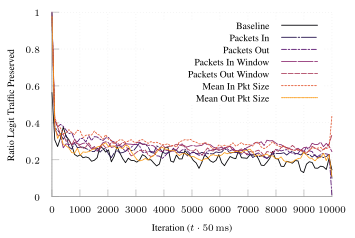

The gnuplot source for this figure:
set terminal tikz standalone color size 9cm,6cm font '\scriptsize' preamble '\usepackage{microtype} \usepackage{times} \usepackage[T1]{fontenc} \usepackage{siunitx}\sisetup{detect-all}'
set output "ftprep-tcp-good-3.tex"

load "parula.pal"

set style line 102 lc rgb '#a0a0a0' lt 1 lw 1
set border ls 102
set colorbox border 102
set key textcolor rgb "black"
set tics textcolor rgb "black"
set label textcolor rgb "black"

set border 3
set grid x y
set xtics nomirror
set ytics nomirror

#set key autotitle columnhead
set datafile separator ","

set xlabel "Iteration ($t \\cdot{} \\SI{50}{\\milli\\second}$)"
set ylabel "Ratio Legit Traffic Preserved"

set yrange [0.0:1.0]
set key inside bottom right

plot '../results/baseline-2-avg-ng.csv' u 1:3 w lines smooth sbezier title "Baseline", \
     '../results/ft-tcp-f8-avg.csv' u 1:3 w lines smooth sbezier title "Packets In" ls 2, \
     '../results/ft-tcp-f9-avg.csv' u 1:3 w lines smooth sbezier title "Packets Out" ls 3, \
     '../results/ft-tcp-f10-avg.csv' u 1:3 w lines smooth sbezier title "Packets In Window" ls 4, \
     '../results/ft-tcp-f11-avg.csv' u 1:3 w lines smooth sbezier title "Packets Out Window" ls 5, \
     '../results/ft-tcp-f12-avg.csv' u 1:3 w lines smooth sbezier title "Mean In Pkt Size" ls 6, \
     '../results/ft-tcp-f13-avg.csv' u 1:3 w lines smooth sbezier title "Mean Out Pkt Size" ls 7, \
